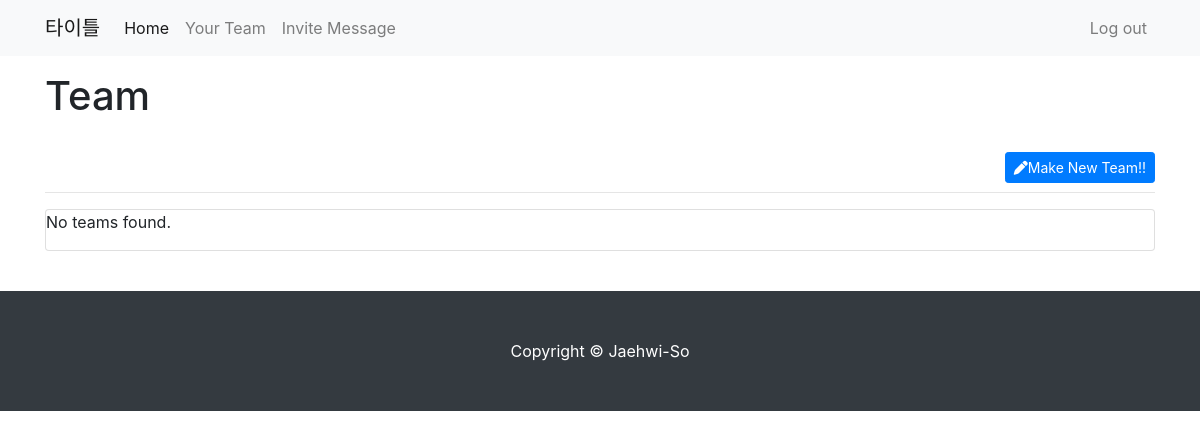
The page /main/team/ (signed in) on the database as committed earlier.
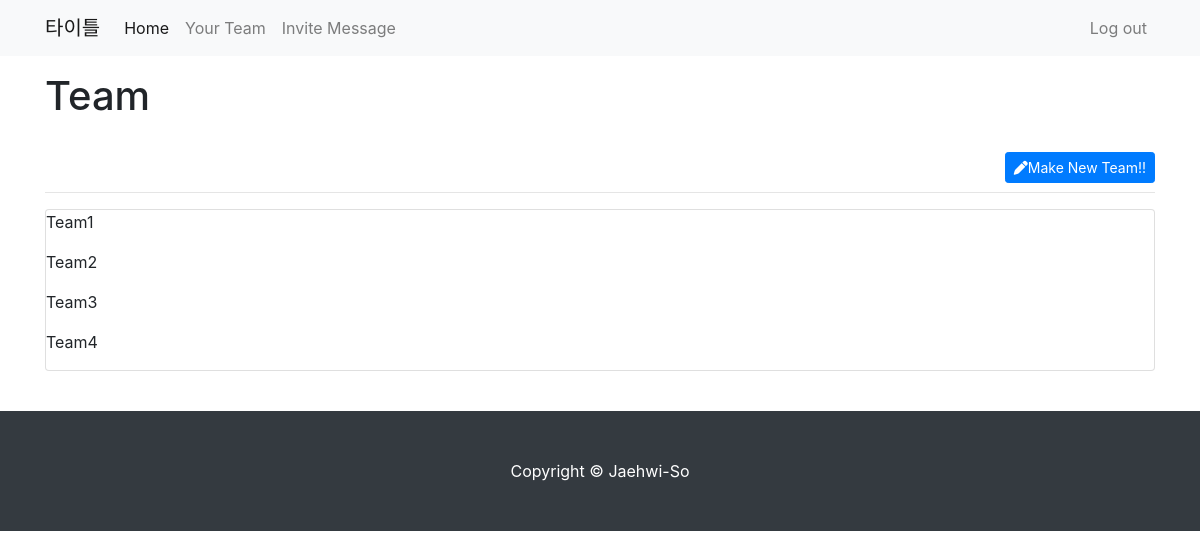
The same page on the database as committed later.
### brainservice/models.py (models this page shows, shortened)
class Team(models.Model):
    title = models.CharField(max_length=50, null=False)
    created_at = models.DateTimeField(auto_now_add=True)
    updated_at = models.DateTimeField(auto_now=True)
    users = models.ManyToManyField(User, blank=True)   # null=True를 설정필요없음
    admin = models.ForeignKey(User, blank=False, null=False, on_delete=models.CASCADE, related_name='admin_teams')

### mainservice/views.py (the view)
# urls.py: path('team/', views.TeamList.as_view()),
class TeamList(LoginRequiredMixin, TemplateView):
    template_name = 'main/team.html'
    def get_context_data(self, **kwargs):
        context = super().get_context_data(**kwargs)
        user = self.request.user
        teams = user.team_set.all()  # 사용자가 속한 모든 팀 가져오기
        context['teams'] = teams
        return context

### templates/main/team.html (shortened to what this page needs)
{% extends 'main/base.html' %}
{% block main_area %}
    <div class="container my-3">
        <div class="row">
            <div class="col-md-12 col-lg-12">
                <h1>Team</h1>
                <br>
                {% if user.is_authenticated %}
                    <a class="btn btn-primary btn-sm float-right" href="/main/create_team/" role="botton">
                    <i class="fas fa-pen"></i>Make New Team!!</a>
                {% endif %}
                <br>
                <hr>
                <div class="card mb-4">
                    {% for team in teams %}
                        <p>{{ team.title }}</p>
                    {% empty %}
                        <p>No teams found.</p>
                    {% endfor %}
                </div>
            </div>
            </div>
        </div>
{% endblock %}

Rows that differ between the two databases and show on the page:
now on this page (row edited): Team: title "Team1"
added Team: title "Team2"
added Team: title "Team3"
added Team: title "Team4"
Other text that changed with them:
text no longer shown: "No teams found."
